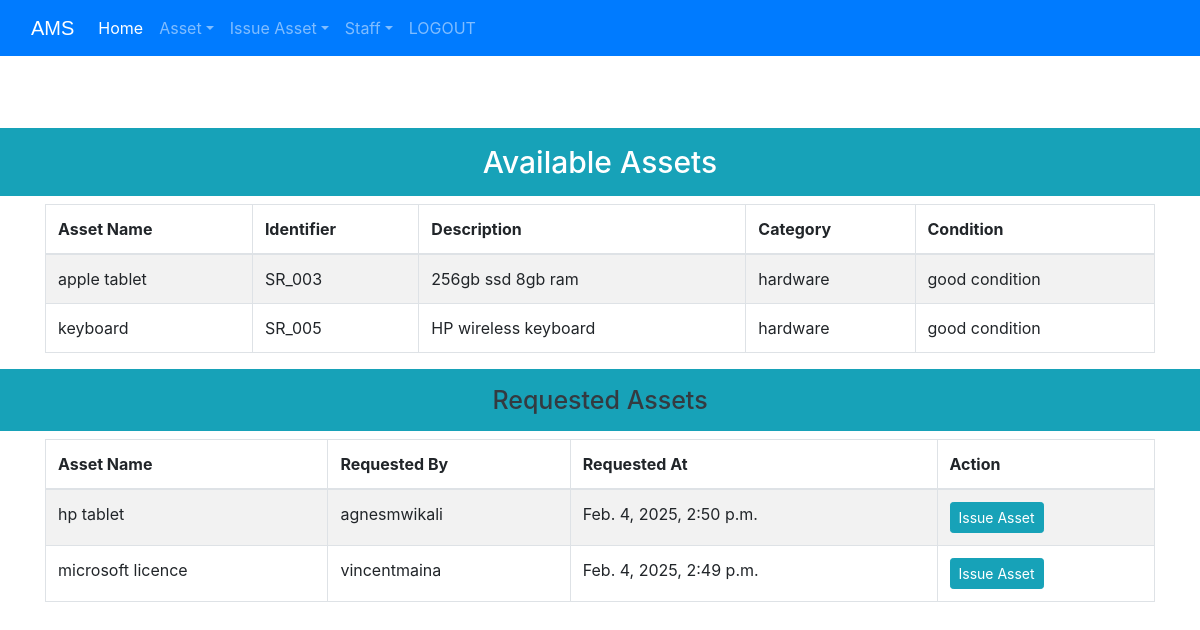
/viewasset/ (signed in), run on the app's committed database.
### Assets/models.py (models this page shows, shortened)
class Asset(models.Model):
    category_choices = [
        ('hardware', 'Hardware'),
        ('software', 'Software'),
        ('other', 'Other'),
    ]
    condition_choices = [
        ('good condition', 'Good Condition'),
        ('under maintenance', 'Under Maintenance'),
    ]
    name = models.CharField(max_length=30)
    identifier = models.CharField(max_length=30, unique=True)
    description = models.CharField(max_length=100, blank=True)
    category = models.CharField(max_length=30, choices=category_choices, default='other')
    condition = models.CharField(max_length=30, choices=condition_choices, default='good condition')
    available = models.BooleanField(default=True)
    requested_by = models.ForeignKey(User, null=True, blank=True, on_delete=models.SET_NULL)
    requested_at = models.DateTimeField(auto_now_add=True, null=True, blank=True)

### Assets/views.py (the view)
# urls.py: path('viewasset/', viewasset_view, name='viewasset'),
@login_required(login_url='Assets:adminlogin')
@user_passes_test(is_admin)
def viewasset_view(request):
    available_assets = Asset.objects.filter(available=True)  # Fetch only available assets
    requested_assets = Asset.objects.filter(available=False, requested_by__isnull=False)
    return render(request, 'Assets/viewasset.html', {
        'available_assets': available_assets,
        'requested_assets': requested_assets,
    })

### Assets/views.py (called while the page is built)
def is_admin(user):
    return user.groups.filter(name='ADMIN').exists() or user.is_staff

### Assets/templates/assets/viewasset.html (shortened to what this page needs)
<!DOCTYPE html>
<html lang="en" dir="ltr">
  </head>
  <body>
    {% include "assets/navbaradmin.html" %}
    <br>
    <br>
<h3 class="p-3 mb-2 bg-info text-white" style="font-size: 30px;text-align:center;">Available Assets</h3>
{% if available_assets %}
<div class="container">
  <table class="table table-hover table-condensed table-striped table-bordered">
    <thead>
      <tr>
        <th>Asset Name</th>
        <th>Identifier</th>
        <th>Description</th>
        <th>Category</th>
        <th>Condition</th>
      </tr>
    </thead>
    <tbody>
      {% for asset in available_assets %}
        <tr>
          <td>{{ asset.name }}</td>
          <td>{{ asset.identifier }}</td>
          <td>{{ asset.description }}</td>
          <td>{{ asset.category }}</td>
          <td>{{ asset.condition }}</td>
        </tr>
      {% endfor %}
    </tbody>
  </table>
</div>
{% else %}
<h3 class="p-3 mb-2 bg-info text-white" style="font-size: 20px;text-align:center;">
    No assets available.
</h3>
{% endif %}
<h3 class="p-3 mb-2 bg-info text-dark" style="font-size: 25px;text-align:center;">Requested Assets</h3>
{% if requested_assets %}
<div class="container">
  <table class="table table-hover table-condensed table-striped table-bordered">
    <thead>
      <tr>
        <th>Asset Name</th>
        <th>Requested By</th>
        <th>Requested At</th>
        <th>Action</th>
      </tr>
    </thead>
    <tbody>
      {% for asset in requested_assets %}
        <tr>
          <td>{{ asset.name }}</td>
          <td>{{ asset.requested_by.username }}</td>
          <td>{{ asset.requested_at }}</td>
          <td>
            <a href="{% url 'Assets:issue_asset' %}" class="btn btn-info btn-sm">Issue Asset</a>
          </td>
        </tr>
      {% endfor %}
    </tbody>
  </table>
</div>
{% else %}
<h3 class="p-3 mb-2 bg-info text-white" style="font-size: 20px;text-align:center;">
    No assets have been requested.
</h3>
{% endif %}
<br><br><br><br><br><br><br><br><br>
  </body>
</html>

### Assets/templates/assets/navbaradmin.html (shortened to what this page needs)
<!DOCTYPE html>
{% load static %}
<html lang="en">
<head>
  <link rel="stylesheet" href="https://stackpath.bootstrapcdn.com/bootstrap/4.3.1/css/bootstrap.min.css">
  <link rel="stylesheet" href="https://maxcdn.bootstrapcdn.com/font-awesome/4.7.0/css/font-awesome.min.css">
</head>
<body>
<div class="bs-example">
  <nav class="navbar navbar-expand-lg navbar-dark bg-primary fixed-top">
    <div class="container-fluid">
      <a class="navbar-brand" href="{% url 'Assets:dashboard' %}">AMS</a>
      <div class="collapse navbar-collapse" id="navbarNav">
        <ul class="navbar-nav ms-auto">
          <li class="nav-item">
            <a class="nav-link active" href="{% url 'Assets:dashboard' %}">Home</a>
          </li>
          <li class="nav-item dropdown">
            <a class="nav-link dropdown-toggle" href="#" id="assetDropdown" role="button" data-bs-toggle="dropdown" aria-expanded="false">Asset</a>
          </li>
          <li class="nav-item dropdown">
            <a class="nav-link dropdown-toggle" href="#" id="issueAssetDropdown" role="button" data-bs-toggle="dropdown" aria-expanded="false">Issue Asset</a>
          </li>
          <li class="nav-item dropdown">
            <a class="nav-link dropdown-toggle" href="#" id="staffDropdown" role="button" data-bs-toggle="dropdown" aria-expanded="false">Staff</a>
          </li>
          <li class="nav-item">
            <a class="nav-link" href="{% url 'Assets:logout' %}">LOGOUT</a>
          </li>
        </ul>
      </div>
    </div>
  </nav>
</div>
</body>
</html>

### Assets/templates/assets/navbaradmin.html (style rules this page uses)
.navbar-brand { font-size: 20px; font-family: sans-serif; }
.bs-example { margin-top: 80px; }

### data on the page
Asset: name "apple tablet", identifier "SR_003", description "256gb ssd 8gb ram", category "hardware", condition "good condition"
Asset: name "keyboard", identifier "SR_005", description "HP wireless keyboard", category "hardware", condition "good condition"
Asset: name "hp tablet", requested_by.username "agnesmwikali", requested_at "Feb. 4, 2025, 2:50 p.m."
Asset: name "microsoft licence", requested_by.username "vincentmaina", requested_at "Feb. 4, 2025, 2:49 p.m."
